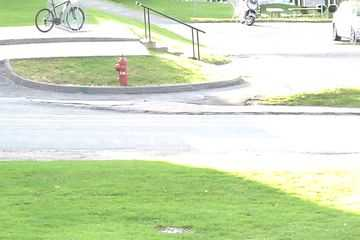
#> input picture lab2_2/input/in000011.jpg, 360 x 240 px, given in place of in000001.jpg, which was not available; the run also reads 1 picture not shown here
$ python zad1.py   (older library calls are emulated)
#> lines starting #> are read from the running program, lines starting #| are printed output that depends on the picture; after the words box and inside, x2 and y2 are one past the last pixel; in counts of white or black regions, pixels touching at a corner belong together; pictures that were not available may be replaced by others from this repository, and a replacement may not be noted
import cv2 as cv
import numpy as np

# [5 lines of commented-out code are left out]
TP = TN = FN = FP =0
N = 60 #rozmiar bufora
iN = 0;

# Pierwsza klatka
i = 1
old = cv.imread('input/in%06d.jpg' % i)
#> old is the input picture: shape (240, 360, 3); mean B, G, R 188.4, 222.7, 207.6
old = cv.cvtColor(old, cv.COLOR_BGR2GRAY)
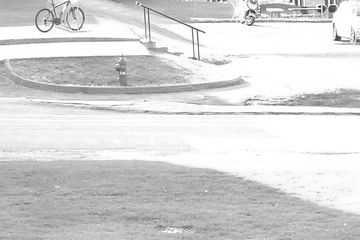
#> old: shape (240, 360); min 29, max 255, mean 214.3
XX, YY = old.shape
#> XX = 240; YY = 360
BUF = np.zeros((XX,YY,N),np.uint8) #inicjalizacja bufora

# Pętla po obrazach
for i in range(2, 1090):
    I = cv.imread('input/in%06d.jpg' % i)
    REF = cv.imread('groundtruth/gt%06d.png' % i)
    REF = cv.cvtColor(REF, cv.COLOR_BGR2GRAY)  # Zamiana na czarnobiałe
    I2 = cv.cvtColor(I, cv.COLOR_BGR2GRAY)  # Zamiana na czarnobiałe

    # ********** BUFOR Z N RAMEK ***************************************
    BUF[:, :, iN] = I2
    iN = iN +1
    if (iN == N):
        iN = 0

    # mediana = np.median(BUF,2)
    # mediana = np.uint8(mediana)
    # new = cv.absdiff(I2, mediana)  # Roznica
    srednia = np.mean(BUF,2)
    srednia = np.uint8(srednia)
    new = cv.absdiff(I2, srednia)  # Roznica
    # END BUFFOR

    BIN = cv.threshold(new, 30, 255, cv.THRESH_BINARY)  # Progowanie
    BIN = BIN[1]
#> BIN: shape (240, 360); every value is 255
    BIN = cv.medianBlur(BIN, 3)
    kernel = np.ones((3, 3), np.uint8)
    # BIN = cv.erode(BIN, kernel, iterations=1)
    BIN = cv.dilate(BIN, kernel, iterations=3)
    # kernel = np.ones((7, 7), np.uint8)
    BIN = cv.erode(BIN, kernel, iterations=1)
    # kernel = np.ones((3, 3), np.uint8)
    # BIN = cv.erode(BIN, kernel, iterations=2)
    # BIN = cv.medianBlur(BIN, 7)
    cv.imshow("bin", BIN)

    retval, labels, stats, centroids = cv.connectedComponentsWithStats(BIN)
#> labels: shape (240, 360) int32; every value is 1
#> retval = 2; stats = [[-1, 2147483647, 0, 0, 0], [0, 0, 360, 240, 86400]]; centroids = [[nan, nan], [179.5, 119.5]]
    cv.imshow("Labels", np.uint8(labels / stats.shape[0] * 255))
    if (stats.shape[0] > 1):  # czy sa jakies obiekty
        tab = stats[1:, 4]  # wyciecie 4 kolumny bez pierwszego elementu
#> tab = [86400]
        pi = np.argmax(tab)  # znalezienie indeksu najwiekszego elementu
#> pi = 0
        pi = pi + 1  # inkrementacja bo chcemy indeks w stats, a nie w tab
#> pi = 1
        # wyrysownie bbox
        cv.rectangle(I, (stats[pi, 0], stats[pi, 1]), (stats[pi, 0] + stats[pi, 2],
                                                       stats[pi, 1] + stats[pi, 3]), (255, 0, 0), 2)
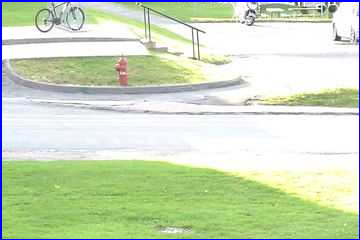
#> I: shape (240, 360, 3); mean B, G, R 190.2, 218.4, 203.9
        # wypisanie informacji o polu i numerze najwiekszego elementu
        cv.putText(I, "%f" % stats[pi, 4], (stats[pi, 0], stats[pi, 1]),
                   cv.FONT_HERSHEY_SIMPLEX, 0.5, (255, 0, 0))
        cv.putText(I, "%d" % pi, (np.int(centroids[pi, 0]), np.int(centroids[pi, 1])),
                   cv.FONT_HERSHEY_SIMPLEX, 1, (255, 0, 0))
#> I: shape (240, 360, 3); 0.03% of pixels changed, all inside (x1, y1, x2, y2) = (185, 98, 191, 120)
    cv.imshow("WYNIK", I)

    height, width = BIN.shape[:2]
#> height = 240; width = 360
    cv.imshow("REF", REF)
    TP_M = np.logical_and((BIN == 255),(REF == 255)) # iloczyn logiczny odpowiednich elementow macierzy
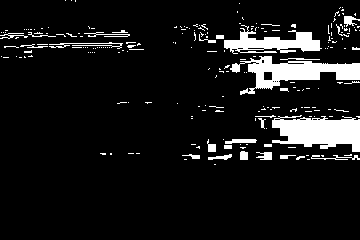
#> TP_M: shape (240, 360) bool; 9.2% white; 219 white regions (190 under 20 px), largest, box (x1, y1, x2, y2) and area: (272, 115, 360, 152) 2234, (230, 56, 360, 95) 2087, (224, 25, 322, 54) 1318
    TP_S = np.sum(TP_M) # suma elementow w macierzy
#> TP_S = 7933
    TP = TP + TP_S
#> TP = 7933

    TN_M = np.logical_and((BIN == 0), (REF == 0))  # iloczyn logiczny odpowiednich elementow macierzy
#> TN_M: shape (240, 360) bool; every value is 0
    TN_S = np.sum(TN_M)  # suma elementow w macierzy
#> TN_S = 0
    TN = TN + TN_S
#> TN = 0

    FP_M = np.logical_and((BIN == 255), (REF == 0))  # iloczyn logiczny odpowiednich elementow macierzy
    FP_S = np.sum(FP_M)  # suma elementow w macierzy
#> FP_S = 0
    FP = FP + FP_S
#> FP = 0

    FN_M = np.logical_and((BIN == 0), (REF == 255))  # iloczyn logiczny odpowiednich elementow macierzy
    FN_S = np.sum(FN_M)  # suma elementow w macierzy
#> FN_S = 0
    FN = FN + FN_S
#> FN = 0
#> (the run stopped early here; a loop or call above may not have finished)
